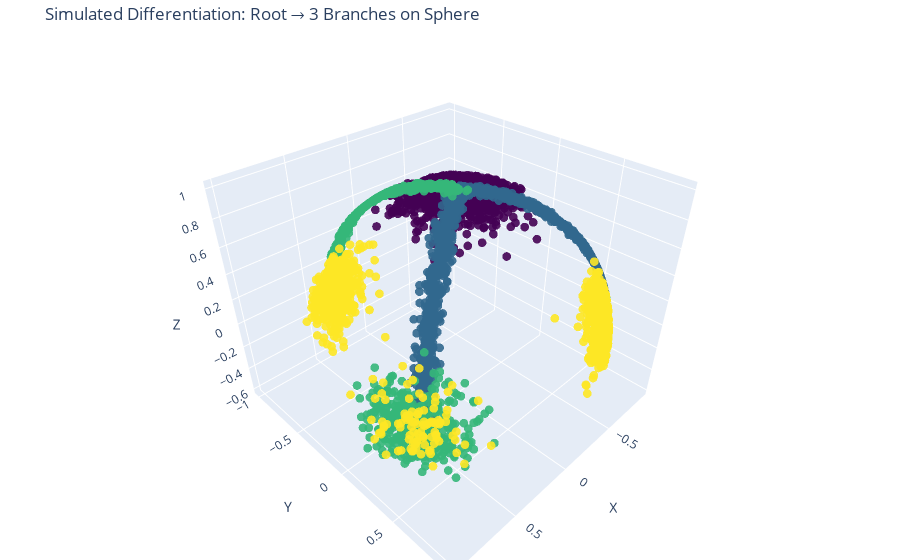

Here is the notebook cell this chart was saved with:
### Markdown cell above
# Data lying on a sphere

### Code cell
import numpy as np
import plotly.graph_objects as go

def random_spherical_noise(center, radius, n):
    """Generate random points near a center point on the sphere."""
    noise = []
    for _ in range(n):
        vec = center + 0.15 * np.random.randn(3)  # small 3D Gaussian noise
        vec /= np.linalg.norm(vec)  # reproject onto sphere
        noise.append(vec)
    return np.array(noise)

def generate_branch(start, direction, steps, arc_length):
    """Generate an arc of points along a branch with some spread."""
    tangent = direction / np.linalg.norm(direction)
    arc = []
    for theta in np.linspace(0, arc_length, steps):
        axis = np.cross(start, tangent)
        axis /= np.linalg.norm(axis)

        # Rodrigues rotation
        point = (start * np.cos(theta) +
                 np.cross(axis, start) * np.sin(theta) +
                 axis * np.dot(axis, start) * (1 - np.cos(theta)))
        point /= np.linalg.norm(point)

        # Add local branch noise
        noise = 0.03 * np.random.randn(3)
        noise -= np.dot(noise, point) * point  # remove radial component
        point += noise
        point /= np.linalg.norm(point)
        arc.append(point)
    return np.array(arc)

# Root cluster
root_center = np.array([0, 0, 1])
root_cluster = random_spherical_noise(root_center, radius=0.1, n=1500)

# Directions for 3 branches
branch_dirs = [
    np.array([1.5, 1.0, -0.5]),
    np.array([-1.0, 1.0, -0.5]),
    np.array([0.5, -1.5, -0.5])
]

branches = []
terminal_clusters = []
branch_labels = []

for i, dir_vec in enumerate(branch_dirs):
    branch = generate_branch(root_center, dir_vec, steps=600, arc_length=np.pi/2)
    branches.append(branch)
    branch_labels.extend([i + 1] * len(branch))

    # Terminal cluster at end of arc
    term_center = branch[-1]
    terminal = random_spherical_noise(term_center, radius=0.1, n=500)
    terminal_clusters.append(terminal)
    branch_labels.extend([i + 1] * len(terminal))

# Combine all data
X = np.vstack([root_cluster] + branches + terminal_clusters)
labels = np.array([0]*len(root_cluster) + branch_labels)

# Plot
fig = go.Figure(data=go.Scatter3d(
    x=X[:, 0], y=X[:, 1], z=X[:, 2],
    mode='markers',
    marker=dict(
        size=3,
        color=labels,
        colorscale='Viridis',
        opacity=0.9
    )
))
fig.update_layout(
    title='Simulated Differentiation: Root → 3 Branches on Sphere',
    scene=dict(
        xaxis_title='X',
        yaxis_title='Y',
        zaxis_title='Z'
    ),
    margin=dict(l=0, r=0, b=0, t=40)
)
fig.show()

### Figure 1 — Plotly figure (JSON) as saved in the notebook; plotly's stock layout.template omitted (floating-point values rounded to 4 significant figures; data arrays with more than 128 entries replaced by an {"elided": "..."} marker saying what was removed)
{"data": [{"marker": {"color": {"elided": "4800 int values"}, "colorscale": [[0, "#440154"], [0.1111, "#482878"], [0.2222, "#3e4989"], [0.3333, "#31688e"], [0.4444, "#26828e"], [0.5556, "#1f9e89"], [0.6667, "#35b779"], [0.7778, "#6ece58"], [0.8889, "#b5de2b"], [1, "#fde725"]], "opacity": 0.9, "size": 3}, "mode": "markers", "type": "scatter3d", "x": {"elided": "4800 float values"}, "y": {"elided": "4800 float values"}, "z": {"elided": "4800 float values"}}], "layout": {"margin": {"b": 0, "l": 0, "r": 0, "t": 40}, "scene": {"xaxis": {"title": {"text": "X"}}, "yaxis": {"title": {"text": "Y"}}, "zaxis": {"title": {"text": "Z"}}}, "title": {"text": "Simulated Differentiation: Root → 3 Branches on Sphere"}}}
